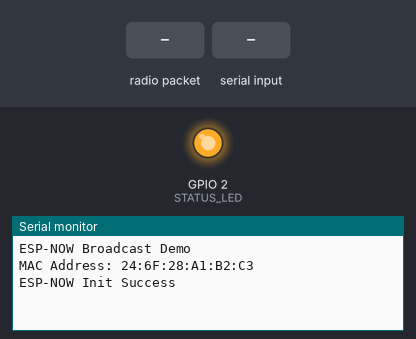
The sketch below on a simulated ESP8266 (NodeMCU). On the bench: output pins drawn as LEDs (lit = HIGH), the last lines printed to the serial monitor. The inputs (shaded band) are chosen by the test bench.

Above: at 2.2 s.
2.3 s: radio packet "1" arrives
At 2.9 s:
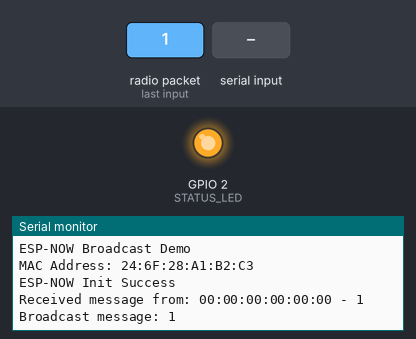
3.8 s: "1\n" received over Serial
At 5.3 s:
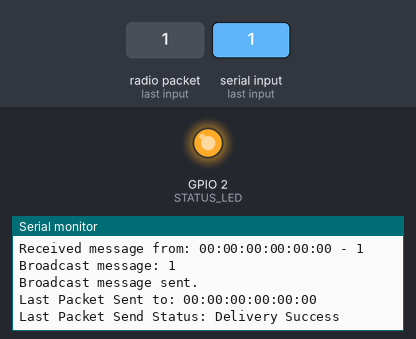

Measured:
- after the input at 2.3 s, the serial monitor: prints a new line at once (image 1)
- after the input at 3.8 s, the serial monitor: prints a new line at once (image 2)

The sketch:

esp8266broadcasting.ino
```cpp
#include <ESP8266WiFi.h>
#include <espnow.h>

// Define built-in LED pin (usually pin 2 for ESP8266)
#define STATUS_LED 2

void formatMacAddress(const uint8_t *macAddr, char *buffer, int maxLength) {
    snprintf(buffer, maxLength, "%02x:%02x:%02x:%02x:%02x:%02x", macAddr[0], macAddr[1], macAddr[2], macAddr[3], macAddr[4], macAddr[5]);
}

// Updated receive callback function
void receiveCallback(uint8_t *macAddr, uint8_t *data, uint8_t dataLen) {
    char buffer[250]; // Adjust buffer size if necessary
    int msgLen = min(250, (int)dataLen); // Cast dataLen to int to resolve type conflict
    strncpy(buffer, (char *)data, msgLen);
    buffer[msgLen] = 0;

    char macStr[18];
    formatMacAddress(macAddr, macStr, 18);
    Serial.printf("Received message from: %s - %s\n", macStr, buffer);

    // Corrected logic for the LED control
    if (strcmp("on", buffer) == 0) {
        digitalWrite(STATUS_LED, LOW);  // Turn LED on (LOW might turn on the LED)
        Serial.println("Turning LED ON");
    } else if (strcmp("off", buffer) == 0) {
        digitalWrite(STATUS_LED, HIGH);   // Turn LED off (HIGH might turn off the LED)
        Serial.println("Turning LED OFF");
    } else {
        Serial.printf("Broadcast message: %s\n", buffer);
    }
}

// Updated sent callback function for ESP8266
void sentCallback(uint8_t *macAddr, uint8_t status) {
    char macStr[18];
    formatMacAddress(macAddr, macStr, 18);
    Serial.print("Last Packet Sent to: ");
    Serial.println(macStr);
    Serial.print("Last Packet Send Status: ");
    Serial.println(status == 0 ? "Delivery Success" : "Delivery Fail");  // For ESP8266, 0 indicates success
}

void broadcast(const String &message) {
    uint8_t broadcastAddress[] = {0xFF, 0xFF, 0xFF, 0xFF, 0xFF, 0xFF};  // ESP-NOW Broadcast address

    // Ensure the peer is added only once
    if (!esp_now_is_peer_exist(broadcastAddress)) {
        esp_now_add_peer(broadcastAddress, ESP_NOW_ROLE_COMBO, 1, NULL, 0);
    }

    // Send broadcast message
    esp_now_send(broadcastAddress, (uint8_t *)message.c_str(), message.length());
    Serial.println("Broadcast message sent.");
}

void setup() {
    Serial.begin(115200);
    delay(1000);

    WiFi.mode(WIFI_STA);
    Serial.println("ESP-NOW Broadcast Demo");
    Serial.print("MAC Address: ");
    Serial.println(WiFi.macAddress());
    WiFi.disconnect();

    if (esp_now_init() == 0) {
        Serial.println("ESP-NOW Init Success");
        esp_now_register_recv_cb(receiveCallback);  // Register receive callback
        esp_now_register_send_cb(sentCallback);     // Register send callback
    } else {
        Serial.println("ESP-NOW Init Failed");
        delay(3000);
        ESP.restart();
    }

    pinMode(STATUS_LED, OUTPUT);
    digitalWrite(STATUS_LED, HIGH);  // Set the LED to off state initially
}

void loop() {
    // Handle serial input for broadcasting
    if (Serial.available()) {
        String input = Serial.readStringUntil('\n');
        input.trim(); // Remove extra whitespace
        broadcast(input);  // Broadcast the received input
    }
}
```
